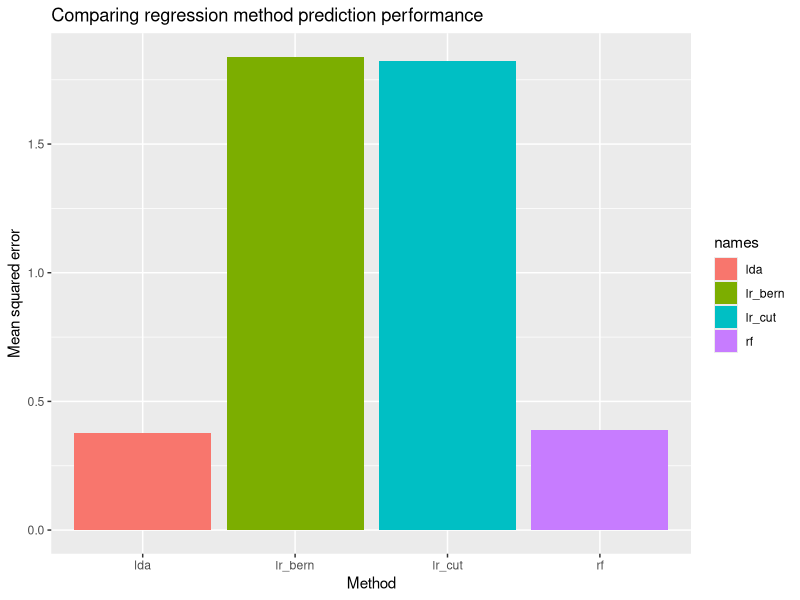

R code for this plot:
## ---- chunk 1
set.seed(2010)
## ---- chunk 2
library(ggplot2)
library(randomForest)
library(MASS)
library(tidyverse)


cardio <- read.csv("cardiovascular_treatment.csv") %>% 
  mutate(severity = as.factor(severity),
         gender   = as.factor(gender),
         dose     = as.factor(dose),
         response = as.factor(response))
## ---- chunk 3
#MSE function
mse <- function(y_true, y_pred) mean((y_true - y_pred)^2)

myCV <- function(k = 5, data = cardio){
   mse_mat <- matrix(NA,  ncol = k, nrow = 4)
  
  split <- c(rep(1:k, floor(nrow(data)/k)), 1:(nrow(data)%%k))
  split_shuff <- sample(split, length(split) )
  #adding column to randomly split the data set
  data$split <- split_shuff
  for(i in 1:k){
    #splitting the data set for each k into train and test
    data_train <- data[which(data$split != i),]
    data_test <- data[which(data$split == i),]
  #fitting the different models
    #logistic regression
    lr <- glm(response~ ., data = data_train, family= "binomial")
    
    #lda
    lda <- lda(response~. , data = data_train)
    
    #random forest
    rf <- randomForest(response ~., data = data_train)
      
    model_list <- list(lr, lda, rf)
    pred_list <- list()
    pred_list[[1]] <- ifelse(predict(lr, newdata = data_test) < 0.5, 0,1)
    pred_list[[2]] <- rbernoulli(nrow(data_test),p=  predict(lr, newdata = data_test))
    pred_list[[3]] <- predict(lda, newdata = data_test)$class
    pred_list[[4]] <- predict(rf, newdata = data_test)
    for(j in 1:4){
     mse_mat[j,i] <- mse(as.numeric(data_test$response), as.numeric(pred_list[[j]]))
    } 
  }
  return(mse_mat)
}
mse_res <- myCV()
rownames(mse_res) <- c("lr_cut", "lr_bern", "lda", "rf")
  
rowMeans(mse_res)
## ---- chunk 4
results <- data.frame("names"= rownames(mse_res), "mse" = rowMeans(mse_res))
ggplot(results, aes(x = names, y = mse, fill= names))+
  geom_bar(stat ="identity")+
   labs(
    x     = "Method", 
    y     = "Mean squared error", 
    title = "Comparing regression method prediction performance")
